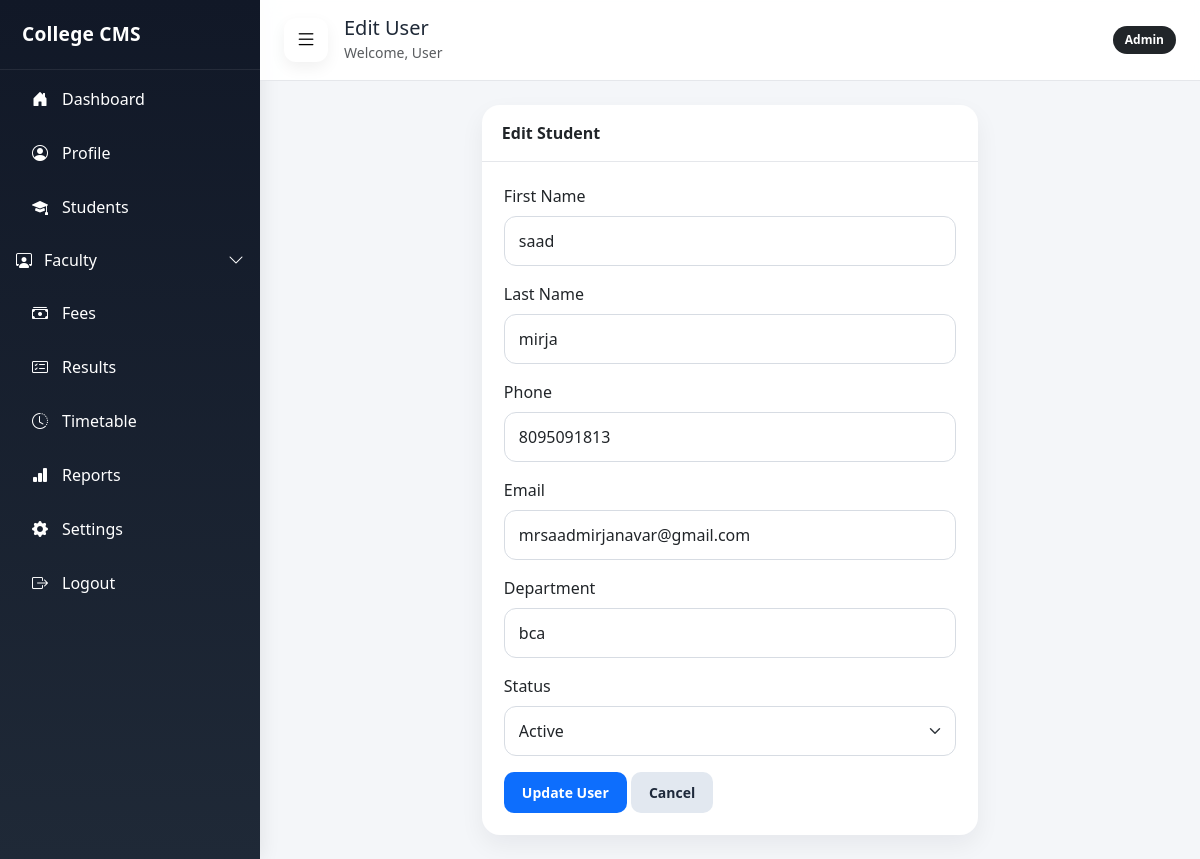
/public/index.php?url=edit-user&id=5&from=students (signed in), run on the app's committed database.
### tables this page shows
CREATE TABLE `users` (
  `id` int NOT NULL,
  `uuid` char(36) NOT NULL,
  `email` varchar(150) NOT NULL,
  `password_hash` varchar(255) NOT NULL,
  `role_id` int NOT NULL,
  `status` enum('active','inactive','suspended') DEFAULT 'active',
  `last_login` datetime DEFAULT NULL,
  `created_at` timestamp NULL DEFAULT CURRENT_TIMESTAMP,
  `updated_at` timestamp NULL DEFAULT CURRENT_TIMESTAMP ON UPDATE CURRENT_TIMESTAMP
);

CREATE TABLE `roles` (
  `id` int NOT NULL,
  `role_name` varchar(50) NOT NULL,
  `description` text,
  `created_at` timestamp NULL DEFAULT CURRENT_TIMESTAMP
);

CREATE TABLE `profiles` (
  `id` int NOT NULL,
  `user_id` int NOT NULL,
  `first_name` varchar(100) NOT NULL,
  `last_name` varchar(100) NOT NULL,
  `phone` varchar(20) DEFAULT NULL,
  `department` varchar(100) DEFAULT NULL,
  `avatar_url` varchar(255) DEFAULT 'default-user.png'
);

### app/controllers/AdminController.php (called while the page is built, shortened)
<?php
class AdminController {
    private $userModel;
    public function __construct($db) {
        $this->userModel = new UserModel($db);
    }
    public function getUserById($id) {
        return $this->userModel->getUserById($id);
    }
}

### app/models/UserModel.php (called while the page is built, shortened)
<?php
class UserModel {
    private $conn;
    public function __construct($db) {
        $this->conn = $db;
    }
    public function getUserById($id) {
        $query = "SELECT
                    u.id,
                    u.email,
                    u.status,
                    u.role_id,
                    r.role_name,
                    p.first_name,
                    p.last_name,
                    p.phone,
                    p.department
                  FROM users u
                  JOIN roles r ON u.role_id = r.id
                  LEFT JOIN profiles p ON u.id = p.user_id
                  WHERE u.id = :id
                  LIMIT 1";
        $stmt = $this->conn->prepare($query);
        $stmt->bindParam(':id', $id, PDO::PARAM_INT);
        $stmt->execute();
        return $stmt->fetch(PDO::FETCH_ASSOC);
    }
}

### app/views/admin/edit_user.php (the view, shortened to what this page needs)
<?php
include __DIR__ . '/../layouts/header.php';
include __DIR__ . '/../layouts/sidebar.php';
$redirectTo = $_GET['from'] ?? 'dashboard';
?>
<div class="container-fluid">
    <div class="row justify-content-center">
        <div class="col-md-7">
            <div class="card stat-card">
                <div class="card-header">Edit <?= htmlspecialchars($user['role_name'] ?? 'User') ?></div>
                <div class="card-body">
                    <?php if ($user): ?>
                        <form action="/college/public/index.php?url=update-user" method="POST">
                            <div class="mb-3">
                                <label class="form-label">First Name</label>
                                <input type="text" name="first_name" class="form-control" value="<?= htmlspecialchars($user['first_name'] ?? '') ?>" required>
                            </div>
                            <div class="mb-3">
                                <label class="form-label">Last Name</label>
                                <input type="text" name="last_name" class="form-control" value="<?= htmlspecialchars($user['last_name'] ?? '') ?>">
                            </div>
                            <div class="mb-3">
                                <label class="form-label">Phone</label>
                                <input type="text" name="phone" class="form-control" value="<?= htmlspecialchars($user['phone'] ?? '') ?>">
                            </div>
                            <div class="mb-3">
                                <label class="form-label">Email</label>
                                <input type="email" name="email" class="form-control" value="<?= htmlspecialchars($user['email'] ?? '') ?>" required>
                            </div>
                            <div class="mb-3">
                                <label class="form-label">Department</label>
                                <input type="text" name="department" class="form-control" value="<?= htmlspecialchars($user['department'] ?? '') ?>">
                            </div>
                            <div class="mb-3">
                                <label class="form-label">Status</label>
                                <select name="status" class="form-select">
                                    <option value="active" <?= ($user['status'] ?? '') === 'active' ? 'selected' : '' ?>>Active</option>
                                </select>
                            </div>
                            <button type="submit" class="btn btn-primary">Update User</button>
                            <a href="/college/public/index.php?url=<?= htmlspecialchars($redirectTo) ?>" class="btn btn-secondary">Cancel</a>
                        </form>
                    <?php else: ?>
                        <p>User not found.</p>
                    <?php endif; ?>
                </div>
            </div>
        </div>
    </div>
</div>
<?php include __DIR__ . '/../layouts/footer.php'; ?>

### public/assets/css/dashboard.css (style rules this page uses)
:root { --app-bg: #f4f6f9; --app-card: #ffffff; --app-text: #1f2937; --app-muted: #6b7280; --app-border: #e5e7eb; --app-shadow: 0 10px 24px rgba(15, 23, 42, 0.06); --app-radius: 18px; --app-radius-sm: 14px; --admin-accent: #0d6efd; --faculty-accent: #2563eb; --student-accent: #198754; --sidebar-bg: #111827; --sidebar-hover: rgba(255,255,255,0.10); --sidebar-active: rgba(255,255,255,0.16); }
body { background: var(--app-bg); color: var(--app-text); overflow-x: hidden; font-family: "Segoe UI", Tahoma, Geneva, Verdana, sans-serif; }
.stat-card, .surface-card { border: none; border-radius: var(--app-radius); background: var(--app-card); box-shadow: var(--app-shadow); }
.stat-card .card-body { padding: 22px; }
.card-header { background: transparent; border-bottom: 1px solid var(--app-border); font-weight: 700; padding: 16px 20px; }
.form-control, .form-select { border-radius: 12px; padding: 12px 14px; border: 1px solid #d7dce3; }
.btn { border-radius: 12px; font-weight: 600; }
.btn { display:inline-flex; align-items:center; justify-content:center; gap:6px; padding:10px 18px; border-radius:10px; font-size:14px; font-weight:600; text-decoration:none; border:none; cursor:pointer; transition:all 0.25s ease; }
.btn-secondary { background:#e2e8f0; color:#1e293b; }

### data on the page
users: role.role_name "Student", first_name "saad", last_name "mirja", phone "8095091813", email "mrsaadmirjanavar@gmail.com", department "bca", status "Active"

### other printed values
$pageTitle "Edit User"
$_SESSION['user_name'] "User"
$_SESSION['role'] "Admin"
